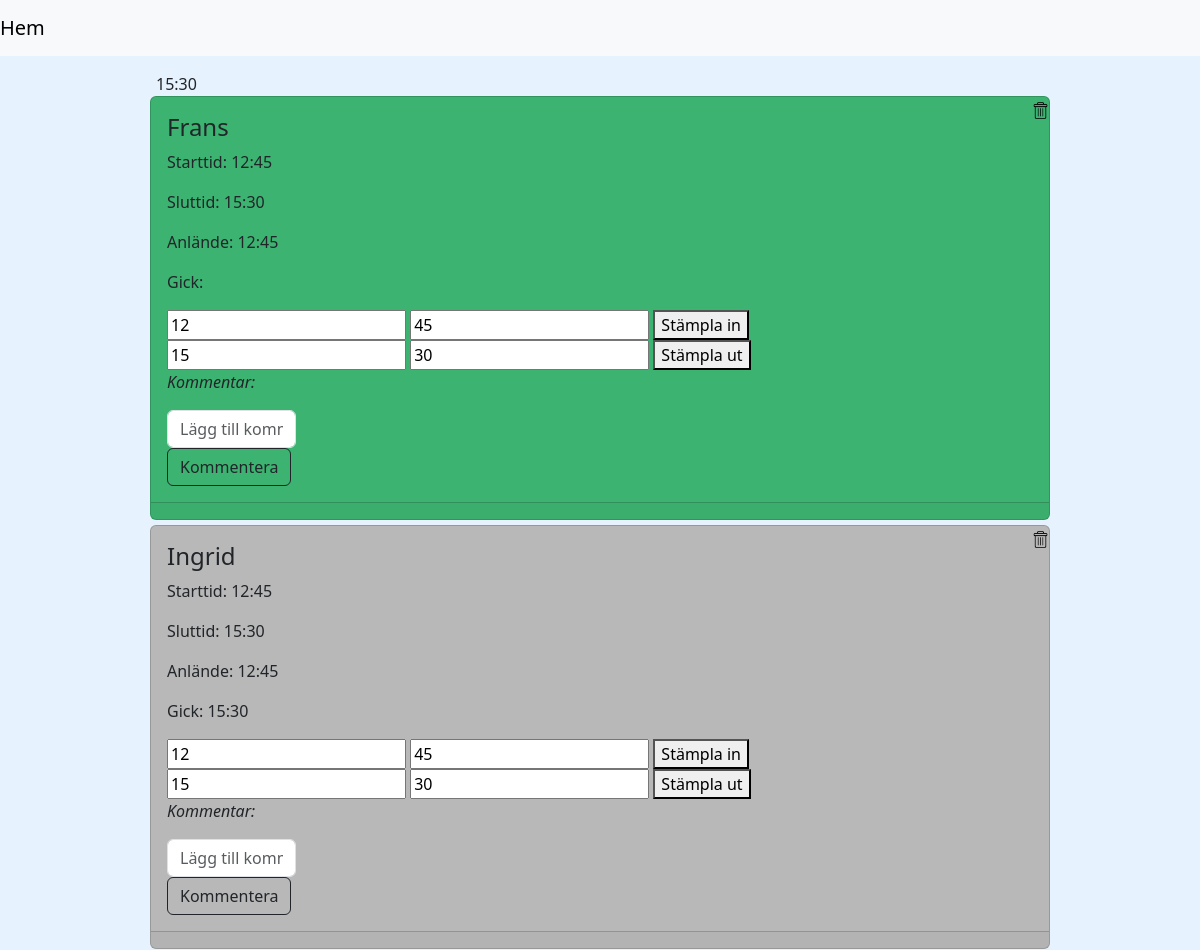
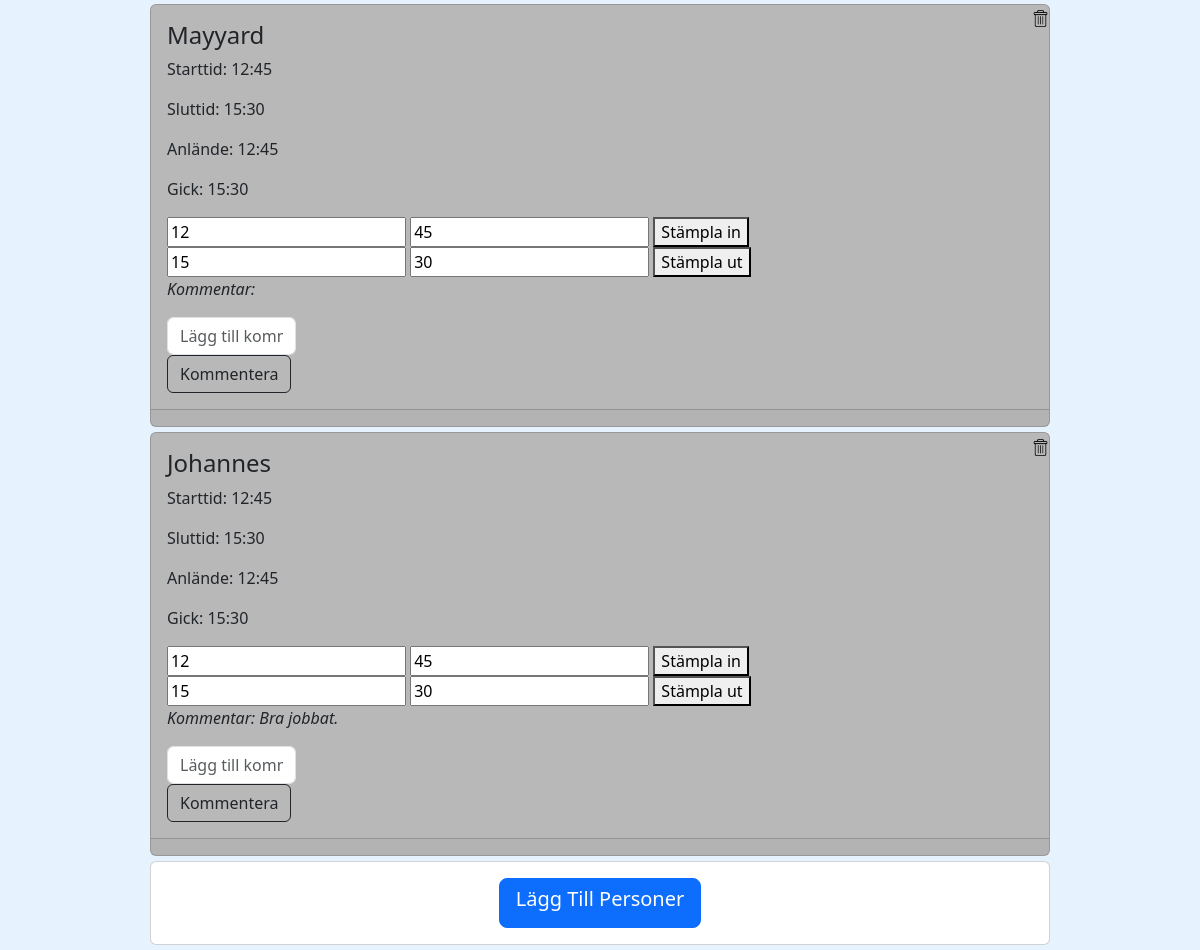
Page /arbetspass/Hamburgarian on the earlier database version (2 pictures, top to bottom).
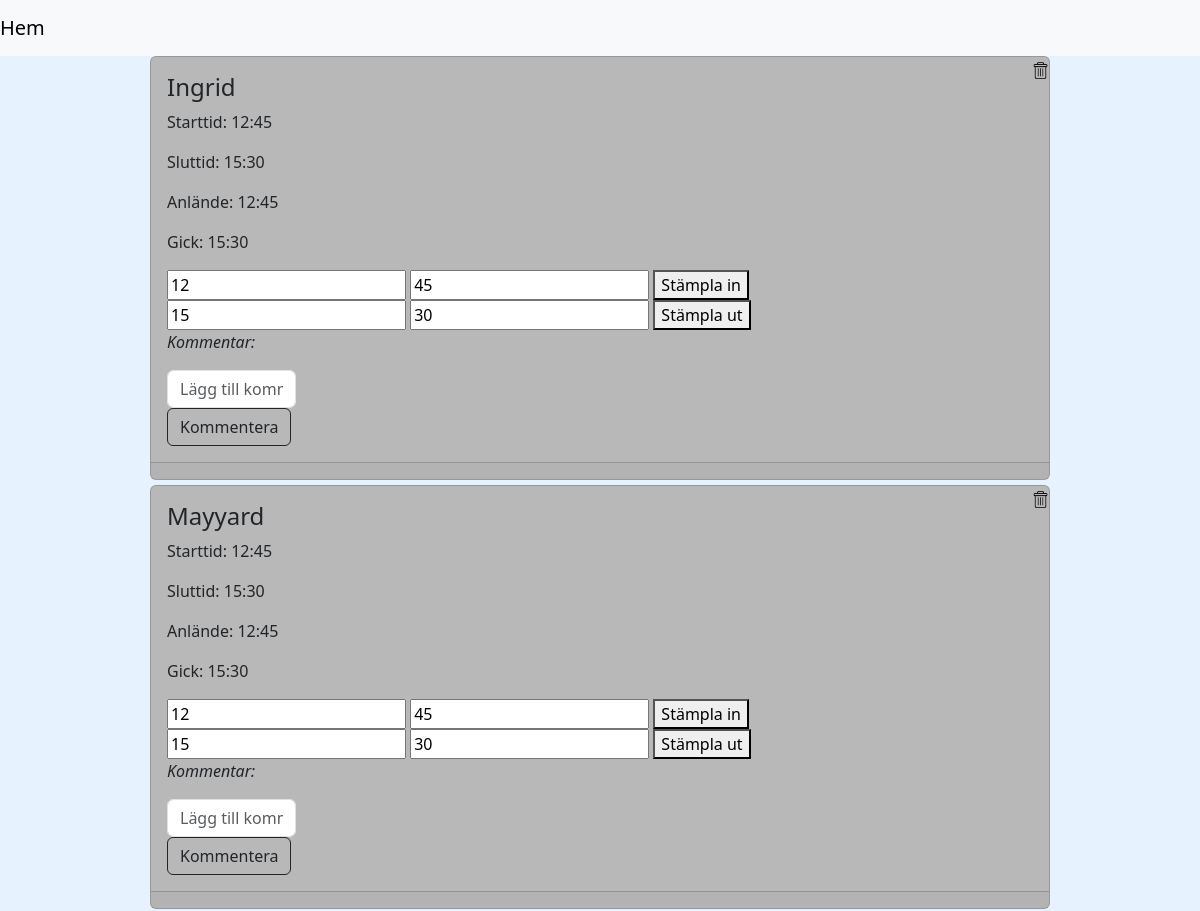
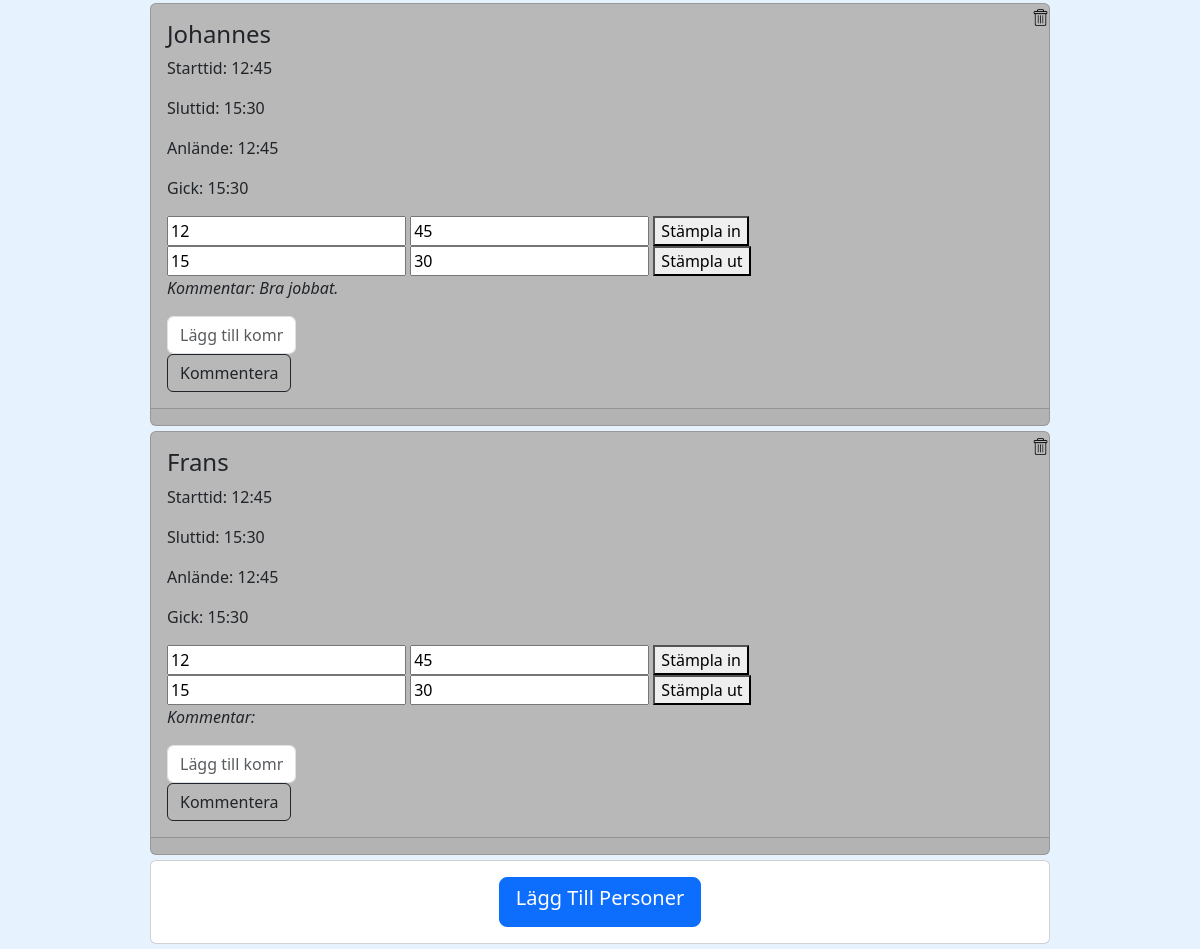
Same page on the later database version (2 pictures, top to bottom).
### main.py (models this page shows)
class Johannes(db.Model):
    id = db.Column(db.Integer, primary_key=True)
    passets_namn = db.Column(db.String, unique=False, nullable=False)
    arbetarens_namn = db.Column(db.String, unique=False, nullable=False)
    starttid_timme = db.Column(db.Integer, nullable=False)
    starttid_minut = db.Column(db.Integer, nullable=False)
    instämplad_timme = db.Column(db.Integer, nullable=True, default="")
    instämplad_minut = db.Column(db.Integer, nullable=True, default="")
    anlänt = db.Column(db.Boolean, unique=False, default=False)
    sluttid_timme = db.Column(db.Integer, nullable=False)
    sluttid_minut = db.Column(db.Integer, nullable=False)
    utstämplad_timme = db.Column(db.Integer, nullable=True, default="")
    utstämplad_minut = db.Column(db.Integer, nullable=True, default="")
    avslutat = db.Column(db.Boolean, unique=False, default=False)
    kommentar = db.Column(db.String, unique=False, nullable=True)

### main.py (the view)
@app.route("/arbetspass/<passet>", methods=["POST", "GET"])
def arbetspass(passet):
    with app.app_context():
        specifika_pass = db.session.execute(db.select(Johannes).where(Johannes.passets_namn == passet)).all()
    ej_anlängt = []
    anlänt = []
    avslutat = []
    for passet in specifika_pass:
        if passet[0].avslutat:
            avslutat.append(passet)
        elif passet[0].anlänt:
            anlänt.append(passet)
        else:
            ej_anlängt.append(passet)
    specifika_pass = ej_anlängt+anlänt+avslutat
    return render_template("pass.html", specifika_pass=specifika_pass)

### templates/pass.html (shortened to what this page needs)
<!DOCTYPE html>
<html lang="en">
<head>
    <link href="https://cdn.jsdelivr.net/npm/bootstrap@5.3.0/dist/css/bootstrap.min.css" rel="stylesheet">
    {{ bootstrap.load_css()}}
    {% from "bootstrap5/form.html" import render_form %}
    <link rel="stylesheet" href="/static/styles.css">
</head>
<body>
<nav class="navbar navbar-light bg-light">
  <a class="navbar-brand" href={{url_for("hem")}}>
    Hem
</nav>
    {% set starttid_för_strukturera = {"starttid": "_", "sluttid": "-"} %}
    {% for passet in specifika_pass%}
    {% set passet = passet[0]%}
    {% if not passet.anlänt and not passet.avslutat  %}
        {% if starttid_för_strukturera.starttid != passet.starttid_timme|string+":"+passet.starttid_minut|string %}
        <p class="ny_tid">{{passet.starttid_timme|string+":"+passet.starttid_minut|string}}</p>
        {% set ny_starttid = passet.starttid_timme|string+":"+passet.starttid_minut|string %}
        {% if starttid_för_strukturera.update({"starttid": ny_starttid}) %} {% endif %}
        {% endif %}
        <div class="card w-75 mx-auto bg-light position-relative">
        {% elif passet.avslutat %}
        <div class="card w-75 mx-auto card_avslutat">
            {% elif passet.anlänt %}
                {% if starttid_för_strukturera.sluttid != passet.sluttid_timme|string+":"+passet.sluttid_minut|string %}
                <p class="ny_tid">{{passet.sluttid_timme|string+":"+passet.sluttid_minut|string}}</p>
                {% endif %}
                <div class="card w-75 mx-auto card_påbörjat">
                    {% endif %}
  <div class="card-body">
    <h4 class="card-title">{{passet.arbetarens_namn}}</h4>
    <p class="card-text">Starttid: {{passet.starttid_timme}}:{{passet.starttid_minut}}</p>
      <p class="card-text">Sluttid:    {{passet.sluttid_timme}}:{{passet.sluttid_minut}}</p>
      <p class="card-text">Anlände: {{passet.instämplad_timme}}{% if passet.instämplad_timme %}:{% endif %}{{passet.instämplad_minut}}</p>
      <p class="card-text">Gick:    {{passet.utstämplad_timme}}{% if passet.utstämplad_minut %}:{% endif %}{{passet.utstämplad_minut}}</p>
      <div class="form">
          <form method="POST", action={{url_for("stämpla_in", id=passet.id)}}>
              <input type="number" name="timme" value={{passet.starttid_timme}}>
              <input type="number" name="minut" value={{passet.starttid_minut}}>
              <button type="submit">Stämpla in</button>
          </form>
      </div>
      <div class="form">
          <form method="POST", action={{url_for("stämpla_ut", id=passet.id)}}>
              <input type="number" name="timme" value={{passet.sluttid_timme}}>
              <input type="number" name="minut" value={{passet.sluttid_minut}}>
              <button type="submit">Stämpla ut</button>
          </form>
      </div>
      <p><i>Kommentar:{% if passet.kommentar %}
      {{ passet.kommentar }}
      {% endif %}</i></p>
      <div class="input-group">
          <form method="POST", action={{url_for("addcomment")}}>
              <input class="form-control w-50" name="kommentar" type="text" placeholder="Lägg till kommentar..." required>
              <div class="input-group-append">
                  <button class="btn btn-outline-dark kommentar-btn" type="submit"> Kommentera </button>
                  </div>
          </form>
      </div>
      <a href={{url_for("delete", id=passet.id, passets_namn=passet.passets_namn)}} class="color-danger text-right position-absolute top-0 end-0" ><img src="/static/delete.png" width="17"></a>
  </div>
  <div class="card-footer text-muted">
  </div>
</div>
 {% endfor %}
<body>
<div class="card text-center w-75 mx-auto ">
  <div class="card-body">
    <a href={{url_for("adda", passet=specifika_pass[0][0].passets_namn)}} class="btn btn-primary stretched-link btn-lg btn-default btn-block"><h5>Lägg Till Personer</h5></a>
  </div>
</div>
</body>
</html>

### static/styles.css (style rules this page uses)
body { background-color: #e6f3ff }
.card { margin-bottom:5px; }
.card_avslutat { background-color: #B8B8B8 }
.kommentar-btn { height: 4px width: 4px }

Differences in the rows shown:
changed Johannes "Frans": avslutat False → True (drawn); utstämplad_timme (not shown) → "15"; utstämplad_minut (not shown) → "30"; sluttid_timme "15:30" → (not shown); moves down the list
